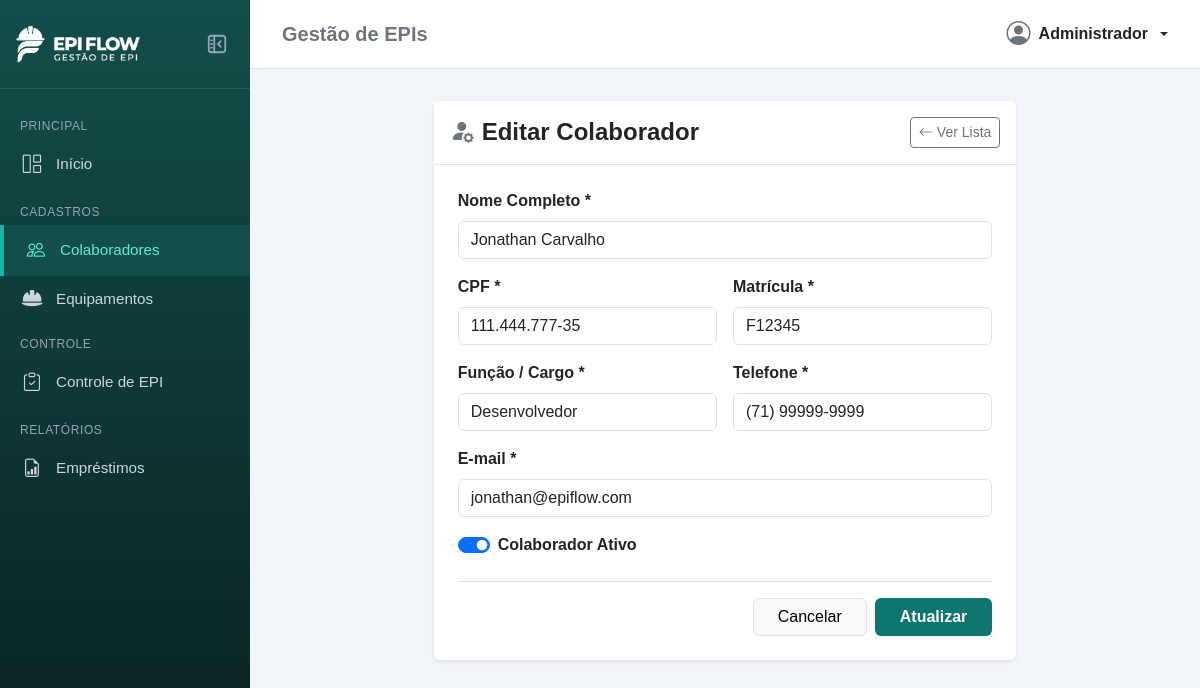
Page /colaboradores/2/editar/ on the committed database.
### apps/colaboradores/models.py (models this page shows, shortened)
class Colaborador(models.Model):
    nome = models.CharField(max_length=100)
    cpf = models.CharField(max_length=14)
    matricula = models.CharField(max_length=10)
    funcao = models.CharField(max_length=50)
    telefone = models.CharField(max_length=15)
    email = models.EmailField(max_length=60)
    ativo = models.BooleanField(default=True)

### apps/colaboradores/views.py (the view)
# urls.py: path('<int:id>/editar/', views.editar_colaborador, name='editar'),
def editar_colaborador(request, id):
    colaborador = get_object_or_404(Colaborador, id=id)
    if request.method == 'POST':
        form = ColaboradorForm(request.POST, instance=colaborador)
        if form.is_valid():
            form.save()
            messages.success(request, 'Colaborador atualizado com sucesso!')
            return redirect('colaboradores:listar')
        else:
            primeiro_campo = list(form.errors.keys())[0] if form.errors else ''
            msg_erro = form.errors[primeiro_campo][0] if primeiro_campo in form.errors else 'Verifique os campos preenchidos.'
            messages.error(request, f'Erro ao atualizar! {msg_erro}')
    else:
        form = ColaboradorForm(instance=colaborador)
    return render(request, 'colaboradores/cadastrar.html', {
        'form': form,
        'colaborador': colaborador,
        'titulo': 'Editar Colaborador',
        'botao_texto': 'Atualizar',
        'editando': True,
    })

### templates/colaboradores/cadastrar.html (shortened to what this page needs)
{% extends 'base.html' %}
{% load static %}
{% block content %}
<div class="row justify-content-center">
    <div class="col-12 col-md-8">
        <div class="card shadow-sm border-0">
            <div class="card-header bg-white border-bottom py-3 d-flex justify-content-between align-items-center">
                <h4 class="mb-0 fw-bold text-dark">
                    <i class="bi bi-person-fill-gear me-2 text-secondary"></i>{{ titulo }}
                </h4>
                <a href="{% url 'colaboradores:listar' %}" class="btn btn-outline-secondary btn-sm">
                    <i class="bi bi-arrow-left me-1"></i>Ver Lista
                </a>
            </div>
            <div class="card-body p-4">
                <form method="POST" novalidate>
                    <div class="mb-3">
                        <label for="{{ form.nome.id_for_label }}" class="form-label fw-semibold">{{ form.nome.label }}
                            *</label>
                        {{ form.nome }}
                    </div>
                    <div class="row g-3 mb-3">
                        <div class="col-md-6">
                            <label for="{{ form.cpf.id_for_label }}" class="form-label fw-semibold">{{ form.cpf.label }}
                                *</label>
                            {{ form.cpf }}
                        </div>
                        <div class="col-md-6">
                            <label for="{{ form.matricula.id_for_label }}"
                                class="form-label fw-semibold">{{form.matricula.label }} *</label>
                            {{ form.matricula }}
                        </div>
                    </div>
                    <div class="row g-3 mb-3">
                        <div class="col-md-6">
                            <label for="{{ form.funcao.id_for_label }}"
                                class="form-label fw-semibold">{{form.funcao.label }} *</label>
                            {{ form.funcao }}
                        </div>
                        <div class="col-md-6">
                            <label for="{{ form.telefone.id_for_label }}"
                                class="form-label fw-semibold">{{form.telefone.label }} *</label>
                            {{ form.telefone }}
                        </div>
                    </div>
                    <div class="mb-3">
                        <label for="{{ form.email.id_for_label }}" class="form-label fw-semibold">{{ form.email.label }}
                            *</label>
                        {{ form.email }}
                    </div>
                    <div class="form-check form-switch mb-4">
                        {{ form.ativo }}
                        <label class="form-check-label fw-semibold" for="{{ form.ativo.id_for_label }}">
                            {{ form.ativo.label }}
                        </label>
                    </div>
                    <div class="d-flex justify-content-end gap-2 border-top pt-3">
                        <a href="{% url 'colaboradores:listar' %}" class="btn btn-light border px-4">Cancelar</a>
                        <button type="submit" class="btn btn-custom px-4 fw-bold shadow-sm">
                            {{ botao_texto }}
                        </button>
                    </div>
                </form>
            </div>
        </div>
    </div>
</div>
{% endblock %}

### static/css/style.css (style rules this page uses)
:root { --primary-teal: #0f766e; --primary-dark: #134e4a; --sidebar-bg: #092020; --sidebar-hover: #134e4a; }
body { background-color: #f1f5f9; font-family: Arial, sans-serif; color: #333; margin: 0; min-height: 100vh; }
.btn-custom { background-color: var(--primary-teal); color: white; }

### rows in the picture
Colaborador: nome "Jonathan Carvalho", cpf "111.444.777-35", matricula "F12345", funcao "Desenvolvedor", telefone "(71) 99999-9999", email "jonathan@epiflow.com", ativo "☑"

### other values in the picture
{{ titulo }} "Editar Colaborador"
{{ botao_texto }} "Atualizar"
